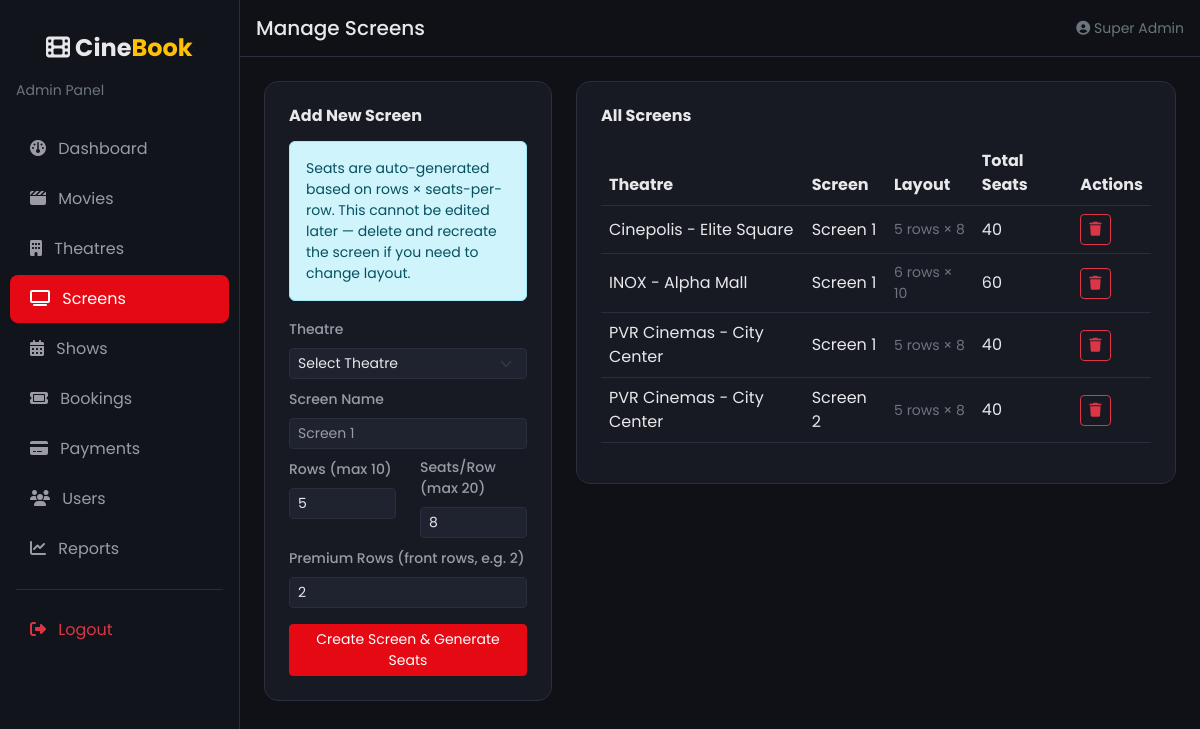
The app's page /admin/screens.php (signed in) with its own data.
### tables this page shows
CREATE TABLE screens (
    id INT AUTO_INCREMENT PRIMARY KEY,
    theatre_id INT NOT NULL,
    screen_name VARCHAR(50) NOT NULL,
    rows_count INT DEFAULT 5,
    seats_per_row INT DEFAULT 8,
    FOREIGN KEY (theatre_id) REFERENCES theatres(id) ON DELETE CASCADE
);

CREATE TABLE theatres (
    id INT AUTO_INCREMENT PRIMARY KEY,
    name VARCHAR(150) NOT NULL,
    address VARCHAR(255),
    city VARCHAR(100),
    created_at TIMESTAMP DEFAULT CURRENT_TIMESTAMP
);

### includes/auth.php (called while the page is built, shortened)
<?php
function sanitize($str) {
    return htmlspecialchars(trim($str ?? ''), ENT_QUOTES, 'UTF-8');
}

### admin/screens.php (the view, shortened to what this page needs)
<?php
require_once '../config/database.php';
require_once '../includes/auth.php';
$screens = mysqli_query($conn, "
    SELECT sc.*, t.name AS theatre_name, (SELECT COUNT(*) FROM seats WHERE screen_id = sc.id) as seat_count
    FROM screens sc JOIN theatres t ON sc.theatre_id = t.id ORDER BY t.name, sc.screen_name
");
$pageTitle = "Manage Screens";
$activePage = "screens";
include 'includes/admin_header.php';
?>
<div class="row g-4">
    <div class="col-lg-4">
        <div class="cb-card p-4">
            <h6 class="fw-bold mb-3">Add New Screen</h6>
            <div class="alert alert-info small">Seats are auto-generated based on rows &times; seats-per-row. This cannot be edited later — delete and recreate the screen if you need to change layout.</div>
            <form method="POST">
                <div class="mb-2">
                    <label class="form-label small">Theatre</label>
                    <select name="theatre_id" class="form-select form-select-sm" required>
                        <option value="">Select Theatre</option>
                    </select>
                </div>
                <div class="mb-2">
                    <label class="form-label small">Screen Name</label>
                    <input type="text" name="screen_name" class="form-control form-control-sm" placeholder="Screen 1" required>
                </div>
                <div class="row">
                    <div class="col-6 mb-2">
                        <label class="form-label small">Rows (max 10)</label>
                        <input type="number" name="rows_count" class="form-control form-control-sm" value="5" min="1" max="10">
                    </div>
                    <div class="col-6 mb-2">
                        <label class="form-label small">Seats/Row (max 20)</label>
                        <input type="number" name="seats_per_row" class="form-control form-control-sm" value="8" min="1" max="20">
                    </div>
                </div>
                <div class="mb-3">
                    <label class="form-label small">Premium Rows (front rows, e.g. 2)</label>
                    <input type="number" name="premium_rows" class="form-control form-control-sm" value="2" min="0">
                </div>
                <button type="submit" class="btn btn-primary btn-sm w-100">Create Screen &amp; Generate Seats</button>
            </form>
        </div>
    </div>
    <div class="col-lg-8">
        <div class="cb-card p-4">
            <h6 class="fw-bold mb-3">All Screens</h6>
            <div class="table-responsive">
                <table class="table table-dark-custom align-middle">
                    <thead><tr><th>Theatre</th><th>Screen</th><th>Layout</th><th>Total Seats</th><th>Actions</th></tr></thead>
                    <tbody>
                    <?php while ($s = mysqli_fetch_assoc($screens)): ?>
                        <tr>
                            <td><?= sanitize($s['theatre_name']) ?></td>
                            <td><?= sanitize($s['screen_name']) ?></td>
                            <td class="small text-secondary"><?= (int)$s['rows_count'] ?> rows &times; <?= (int)$s['seats_per_row'] ?></td>
                            <td><?= (int)$s['seat_count'] ?></td>
                            <td>
                                <a href="screens.php?delete=<?= $s['id'] ?>" class="btn btn-sm btn-outline-danger" onclick="return confirm('Delete this screen and its seat layout?');"><i class="fa-solid fa-trash"></i></a>
                            </td>
                        </tr>
                    <?php endwhile; ?>
                    </tbody>
                </table>
            </div>
        </div>
    </div>
</div>
<?php include 'includes/admin_footer.php'; ?>

### admin/includes/admin_header.php (shortened to what this page needs)
<!DOCTYPE html>
<html lang="en">
<head>
    <link href="https://cdnjs.cloudflare.com/ajax/libs/bootstrap/5.3.3/css/bootstrap.min.css" rel="stylesheet">
    <link rel="stylesheet" href="https://cdnjs.cloudflare.com/ajax/libs/font-awesome/6.5.1/css/all.min.css">
    <link rel="stylesheet" href="<?= BASE_URL ?>assets/css/style.css">
</head>
<body>
<div class="d-flex">
    <div class="admin-sidebar" style="width:240px; flex-shrink:0;">
        <div class="p-3 mb-2">
            <a href="dashboard.php" class="navbar-brand"><i class="fa-solid fa-film"></i> Cine<span class="text-warning">Book</span></a>
            <p class="small text-secondary mb-0">Admin Panel</p>
        </div>
        <nav>
            <a href="dashboard.php" class="<?= $activePage === 'dashboard' ? 'active' : '' ?>"><i class="fa-solid fa-gauge me-2"></i> Dashboard</a>
            <a href="movies.php" class="<?= $activePage === 'movies' ? 'active' : '' ?>"><i class="fa-solid fa-clapperboard me-2"></i> Movies</a>
            <a href="theatres.php" class="<?= $activePage === 'theatres' ? 'active' : '' ?>"><i class="fa-solid fa-building me-2"></i> Theatres</a>
            <a href="screens.php" class="<?= $activePage === 'screens' ? 'active' : '' ?>"><i class="fa-solid fa-tv me-2"></i> Screens</a>
            <a href="shows.php" class="<?= $activePage === 'shows' ? 'active' : '' ?>"><i class="fa-solid fa-calendar-days me-2"></i> Shows</a>
            <a href="bookings.php" class="<?= $activePage === 'bookings' ? 'active' : '' ?>"><i class="fa-solid fa-ticket me-2"></i> Bookings</a>
            <a href="payments.php" class="<?= $activePage === 'payments' ? 'active' : '' ?>"><i class="fa-solid fa-credit-card me-2"></i> Payments</a>
            <a href="users.php" class="<?= $activePage === 'users' ? 'active' : '' ?>"><i class="fa-solid fa-users me-2"></i> Users</a>
            <a href="reports.php" class="<?= $activePage === 'reports' ? 'active' : '' ?>"><i class="fa-solid fa-chart-line me-2"></i> Reports</a>
            <hr class="border-secondary mx-3">
            <a href="logout.php" class="text-danger"><i class="fa-solid fa-right-from-bracket me-2"></i> Logout</a>
        </nav>
    </div>
    <div class="flex-grow-1">
        <div class="d-flex justify-content-between align-items-center p-3 border-bottom" style="border-color:var(--cb-border) !important;">
            <h5 class="mb-0"><?= sanitize($pageTitle ?? '') ?></h5>
            <div class="text-secondary small"><i class="fa-solid fa-circle-user"></i> <?= sanitize($_SESSION['admin_name'] ?? 'Admin') ?></div>
        </div>
        <div class="p-4">

### admin/includes/admin_footer.php (shortened to what this page needs)
        </div>
    </div>
</div>
</body>
</html>

### assets/css/style.css (style rules this page uses)
:root { --cb-bg: #0f1117; --cb-surface: #171a23; --cb-surface-2: #1f2330; --cb-primary: #e50914; --cb-warning: #f5c518; --cb-text: #e8e8ea; --cb-text-dim: #9a9ba5; --cb-border: #2a2e3d; --seat-available: #2ecc71; --seat-booked: #e74c3c; --seat-selected: #3498db; }
* { font-family: 'Poppins', sans-serif; }
body { background-color: var(--cb-bg); color: var(--cb-text); }
a { text-decoration: none; }
.navbar-brand { font-weight: 700; font-size: 1.5rem; color: var(--cb-text) !important; }
.cb-card { background: var(--cb-surface); border: 1px solid var(--cb-border); border-radius: 14px; }
.form-control, .form-select { background-color: var(--cb-surface-2); border: 1px solid var(--cb-border); color: var(--cb-text); }
.form-control::placeholder { color: var(--cb-text-dim); }
label { color: var(--cb-text-dim); font-weight: 500; }
.btn-primary { background-color: var(--cb-primary); border-color: var(--cb-primary); }
.admin-sidebar { background: #12141c; min-height: 100vh; border-right: 1px solid var(--cb-border); }
.admin-sidebar a { color: var(--cb-text-dim); display: block; padding: 12px 20px; border-radius: 8px; margin: 2px 10px; }
.admin-sidebar a:hover, .admin-sidebar a.active { background: var(--cb-primary); color: #fff; }
.table-dark-custom { --bs-table-bg: var(--cb-surface); --bs-table-color: var(--cb-text); --bs-table-border-color: var(--cb-border); }

### records on screen
screens: theatre.name "Cinepolis - Elite Square", screen_name "Screen 1", rows_count "5", seats_per_row "8", seat_count "40"
screens: theatre.name "INOX - Alpha Mall", screen_name "Screen 1", rows_count "6", seats_per_row "10", seat_count "60"
screens: theatre.name "PVR Cinemas - City Center", screen_name "Screen 1", rows_count "5", seats_per_row "8", seat_count "40"
screens: theatre.name "PVR Cinemas - City Center", screen_name "Screen 2", rows_count "5", seats_per_row "8", seat_count "40"

### other values on screen
$pageTitle "Manage Screens"
$_SESSION['admin_name'] "Super Admin"
